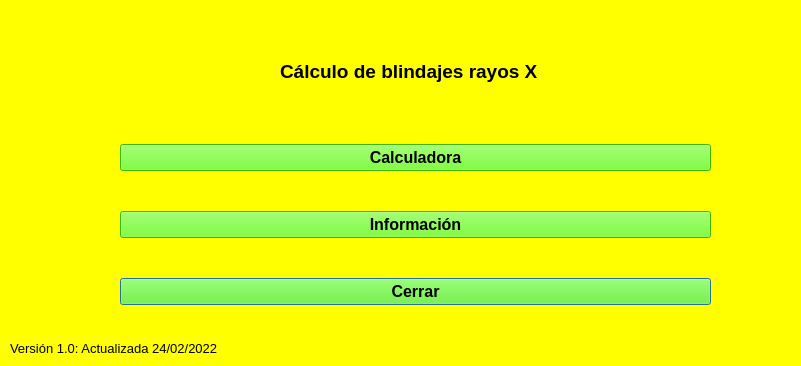
<?xml version="1.0" encoding="UTF-8"?>
<ui version="4.0">
 <class>Dialog</class>
 <widget class="QDialog" name="Dialog">
  <property name="geometry">
   <rect>
    <x>0</x>
    <y>0</y>
    <width>801</width>
    <height>366</height>
   </rect>
  </property>
  <property name="minimumSize">
   <size>
    <width>741</width>
    <height>327</height>
   </size>
  </property>
  <property name="maximumSize">
   <size>
    <width>2000</width>
    <height>2000</height>
   </size>
  </property>
  <property name="windowTitle">
   <string>Cálculo de blindajes</string>
  </property>
  <property name="windowIcon">
   <iconset>
    <normaloff>logoibio.png</normaloff>logoibio.png</iconset>
  </property>
  <property name="styleSheet">
   <string notr="true">QDialog{background-color:rgb(255, 255, 0);}</string>
  </property>
  <property name="sizeGripEnabled">
   <bool>false</bool>
  </property>
  <property name="modal">
   <bool>false</bool>
  </property>
  <widget class="QWidget" name="layoutWidget">
   <property name="geometry">
    <rect>
     <x>120</x>
     <y>110</y>
     <width>591</width>
     <height>231</height>
    </rect>
   </property>
   <layout class="QGridLayout" name="gridLayout">
    <item row="2" column="0">
     <widget class="QPushButton" name="btnCerrar">
      <property name="font">
       <font>
        <pointsize>12</pointsize>
        <weight>75</weight>
        <bold>true</bold>
       </font>
      </property>
      <property name="styleSheet">
       <string notr="true">QPushButton{background-color:rgb(85, 255, 0);}

QPushButton:hover{background-color:orange;}</string>
      </property>
      <property name="text">
       <string>Cerrar</string>
      </property>
     </widget>
    </item>
    <item row="1" column="0">
     <widget class="QPushButton" name="btnInfo">
      <property name="font">
       <font>
        <pointsize>12</pointsize>
        <weight>75</weight>
        <bold>true</bold>
       </font>
      </property>
      <property name="styleSheet">
       <string notr="true">QPushButton{background-color:rgb(85, 255, 0);}

QPushButton:hover{background-color:orange;}</string>
      </property>
      <property name="text">
       <string>Información</string>
      </property>
     </widget>
    </item>
    <item row="0" column="0">
     <widget class="QPushButton" name="btnInitEnsayo">
      <property name="font">
       <font>
        <pointsize>12</pointsize>
        <weight>75</weight>
        <bold>true</bold>
       </font>
      </property>
      <property name="styleSheet">
       <string notr="true">QPushButton{background-color:rgb(85, 255, 0);}

QPushButton:hover{background-color:orange;}</string>
      </property>
      <property name="text">
       <string>Calculadora</string>
      </property>
     </widget>
    </item>
   </layout>
  </widget>
  <widget class="QLabel" name="label">
   <property name="geometry">
    <rect>
     <x>280</x>
     <y>60</y>
     <width>271</width>
     <height>22</height>
    </rect>
   </property>
   <property name="font">
    <font>
     <family>Arial</family>
     <pointsize>14</pointsize>
     <weight>75</weight>
     <bold>true</bold>
    </font>
   </property>
   <property name="text">
    <string>Cálculo de blindajes rayos X</string>
   </property>
  </widget>
  <widget class="QLabel" name="labelTBIO">
   <property name="geometry">
    <rect>
     <x>700</x>
     <y>20</y>
     <width>81</width>
     <height>91</height>
    </rect>
   </property>
   <property name="text">
    <string/>
   </property>
   <property name="pixmap">
    <pixmap>../ibioresized.png</pixmap>
   </property>
   <property name="margin">
    <number>0</number>
   </property>
  </widget>
  <widget class="QLabel" name="labelUTEC">
   <property name="geometry">
    <rect>
     <x>0</x>
     <y>0</y>
     <width>201</width>
     <height>121</height>
    </rect>
   </property>
   <property name="text">
    <string/>
   </property>
   <property name="pixmap">
    <pixmap>../output-onlinepngtools.png</pixmap>
   </property>
  </widget>
  <widget class="QLabel" name="label_2">
   <property name="geometry">
    <rect>
     <x>10</x>
     <y>340</y>
     <width>221</width>
     <height>16</height>
    </rect>
   </property>
   <property name="font">
    <font>
     <pointsize>10</pointsize>
    </font>
   </property>
   <property name="text">
    <string>Versión 1.0: Actualizada 24/02/2022</string>
   </property>
  </widget>
 </widget>
 <resources/>
 <connections/>
</ui>
